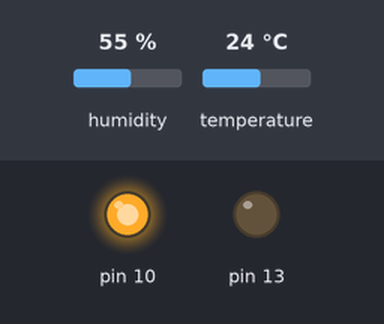
A sketch run on a simulated Arduino Uno, built with avr-gcc and run on an emulated ATmega328P. On the bench: output pins drawn as LEDs (lit = HIGH). Inputs (shaded band) come from the test bench; at power-on: humidity 55 %, temperature 24 °C. What the sketch prints to the serial monitor is not drawn.

Above: at 0.1 s.
Timing chart, 0 to 1.6 s (numbered marks = the images above):
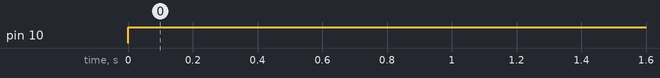

Measured:
- by itself, pin 10: LOW → HIGH at 0.00 s

The sketch:

Seguros_HCP.ino
```cpp
#include <dht.h>
dht DHT;
#define DHT11_PIN 11


void setup()
  {
  Serial.begin(9600);
  pinMode(10, OUTPUT);
  pinMode(13, OUTPUT);
  }

void loop()
  {
  digitalWrite(13, LOW);
  digitalWrite(10, HIGH);
  temperatura(); //digital 11
//  Serial.print("1 1 ");
  Serial.println(" ");
  delay(500);
  }

void temperatura()
  {
  int chk = DHT.read11(DHT11_PIN);
//  if(DHT.temperature >= 24)
//      Serial.print("1");
//  else
//      Serial.print("0");
  Serial.print(DHT.temperature);
  Serial.print(" ");
  //delay(1000);
  }
```
